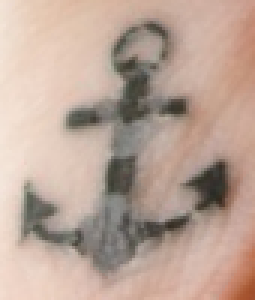
#> input picture images/tattoos/query.png, 85 x 100 px (shown 3 times larger)
$ python main.py
#> lines starting #> are read from the running program, lines starting #| are printed output that depends on the picture; after the words box and inside, x2 and y2 are one past the last pixel; in counts of white or black regions, pixels touching at a corner belong together
import cv2
import numpy as np
from matplotlib import pyplot as plt

img0 = cv2.imread('../../images/tattoos/query.png', cv2.IMREAD_GRAYSCALE)
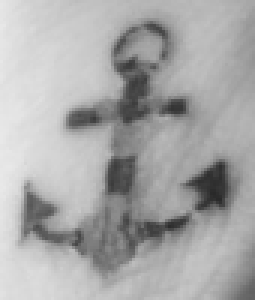
#> img0: shape (100, 85) (shown 3 times larger); min 41, max 232, mean 169
img1 = cv2.imread('../../images/tattoos/anchor-man.png', cv2.IMREAD_GRAYSCALE)
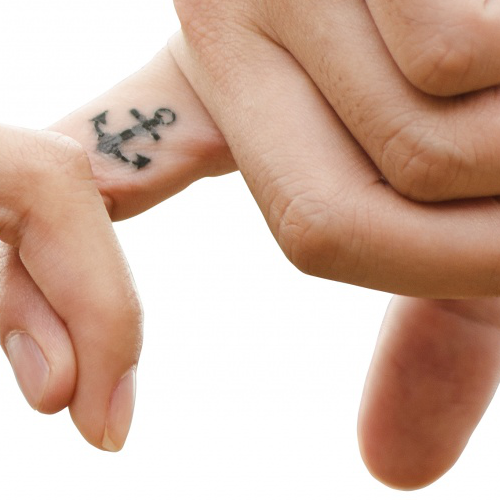
#> input picture images/tattoos/anchor-man.png, 500 x 500 px
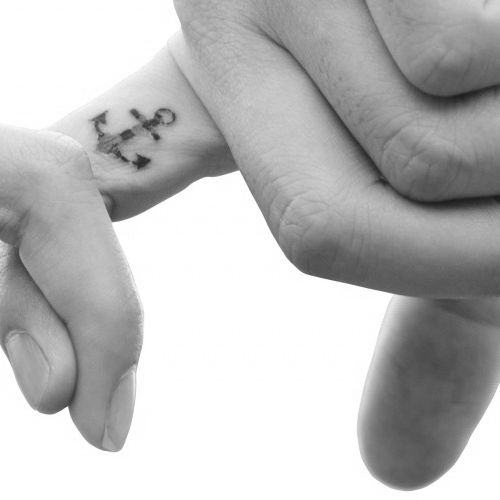
#> img1: shape (500, 500); min 27, max 255, mean 188.4

sift = cv2.SIFT_create()
kp0, des0 = sift.detectAndCompute(img0, None)
#> kp0 = 61 keypoints; strongest (x, y, size): (71, 62, 9.2), (27, 39, 6.1), (12, 71, 8.9), (40, 58, 8.1)
kp1, des1 = sift.detectAndCompute(img1, None)
#> kp1 = 126 keypoints; strongest (x, y, size): (142, 162, 9.5), (66, 409, 3.4), (122, 204, 23), (66, 410, 4)

FLANN_INDEX_KDT = 1
index_params = dict(algorithm=FLANN_INDEX_KDT, trees=5)
search_params = dict(checks=50)
flann = cv2.FlannBasedMatcher(index_params, search_params)
matches = flann.knnMatch(des0, des1, k=2)
#> matches = 61 matches

good_matches = []
for m, n in matches:
    if m.distance < 0.7 * n.distance:
        good_matches.append(m)
#> this loop made 61 passes
#> after the loop, good_matches = 44 matches

MIN_NUM_GOOD_MATCHES = 10
if len(good_matches) >= MIN_NUM_GOOD_MATCHES:
    src_pts = np.float32(
        [kp0[m.queryIdx].pt for m in good_matches]).reshape(-1, 1, 2)
#> src_pts = 44 rows, first 8: [6.29, 65.02], [8.22, 77.24], [8.93, 61.7], [11.98, 71.11], [13.47, 81.13], [14.64, 78.04], [15.25, 63.94], [16.15, 69.78]
    dst_pts = np.float32(
        [kp1[m.trainIdx].pt for m in good_matches]).reshape(-1, 1, 2)
#> dst_pts = 44 rows, first 8: [102, 111], [93.07, 119.6], [104.6, 193], [99.84, 119.3], [92.95, 126.1], [96.09, 125.2], [108, 117.7], [103.8, 121.8]

    M, mask = cv2.findHomography(src_pts, dst_pts, cv2.RANSAC, 5.0)
#> M = [[0.576, -0.824, 151.7], [0.82, 0.567, 68.65], [2.87e-05, -4.56e-05, 1]]; mask = 44 values, max 1 at index 0, min 0 at index 2, mean 0.977
    mask_matches = mask.ravel().tolist()
#> mask_matches has the same summary as mask

    h, w = img0.shape
#> h = 100; w = 85
    src_corners = np.float32(
        [[0, 0], [0, h-1], [w-1, h-1], [w-1, 0]]
    ).reshape(-1, 1, 2)
#> src_corners = [[0, 0], [0, 99], [84, 99], [84, 0]]
    dst_corners = cv2.perspectiveTransform(src_corners, M)
#> dst_corners = [[151.7, 68.65], [70.37, 125.4], [118.7, 194.1], [199.6, 137.2]]
    dst_corners = dst_corners.astype(np.int32)
#> dst_corners = [[151, 68], [70, 125], [118, 194], [199, 137]]

    num_corners = len(dst_corners)
#> num_corners = 4
    for i in range(num_corners):
        x0, y0 = dst_corners[i][0]
        if i == num_corners - 1:
            next_i = 0
        else:
            next_i = i+1
        x1, y1 = dst_corners[next_i][0]
        cv2.line(img1, (x0, y0), (x1, y1), 255, 3, cv2.LINE_AA)
#> this loop made 4 passes
#> (x0, y0, x1, y1) on passes 1 to 4: (151, 68, 70, 125), (70, 125, 118, 194), (118, 194, 199, 137), (199, 137, 151, 68)
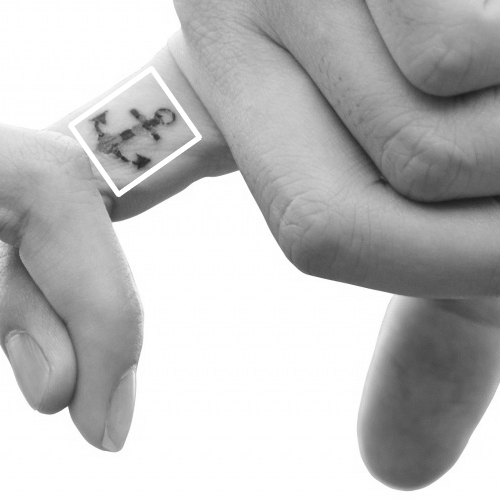
#> img1: shape (500, 500); 0.94% of pixels changed, all inside (x1, y1, x2, y2) = (67, 66, 203, 198)

    img_matches = cv2.drawMatches(
        img0, kp0, img1, kp1, good_matches, img1,
        matchColor=(255, 0, 0),
        matchesMask=mask_matches,
        flags=cv2.DRAW_MATCHES_FLAGS_NOT_DRAW_SINGLE_POINTS
    )
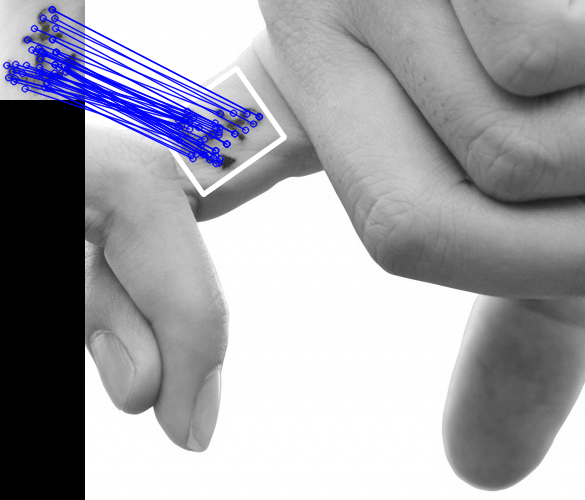
#> img_matches: shape (500, 585, 3); mean of channels 0, 1, 2 168.1, 160.9, 160.9; drawn as B, G, R
    plt.imshow(img_matches)
    plt.show()
